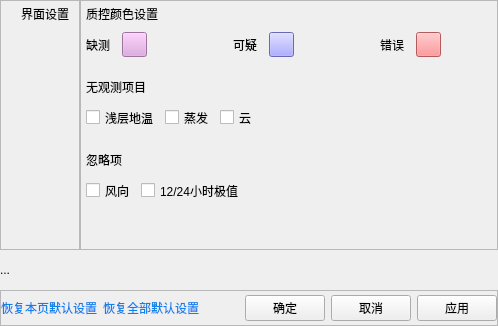
           <widget class="QWidget" name="uiSetting_page">
            <layout class="QGridLayout" name="gridLayout">
             <property name="leftMargin">
              <number>0</number>
             </property>
             <property name="topMargin">
              <number>0</number>
             </property>
             <property name="rightMargin">
              <number>0</number>
             </property>
             <property name="bottomMargin">
              <number>0</number>
             </property>
             <property name="spacing">
              <number>0</number>
             </property>
             <item row="1" column="0" colspan="2">
              <widget class="QLabel" name="ui_setting_tips">
               <property name="sizePolicy">
                <sizepolicy hsizetype="Preferred" vsizetype="Fixed">
                 <horstretch>0</horstretch>
                 <verstretch>0</verstretch>
                </sizepolicy>
               </property>
               <property name="minimumSize">
                <size>
                 <width>0</width>
                 <height>40</height>
                </size>
               </property>
               <property name="maximumSize">
                <size>
                 <width>16777215</width>
                 <height>40</height>
                </size>
               </property>
               <property name="text">
                <string>...</string>
               </property>
              </widget>
             </item>
             <item row="0" column="0">
              <widget class="QFrame" name="ui_labelFrame">
               <property name="sizePolicy">
                <sizepolicy hsizetype="Fixed" vsizetype="Expanding">
                 <horstretch>0</horstretch>
                 <verstretch>0</verstretch>
                </sizepolicy>
               </property>
               <property name="minimumSize">
                <size>
                 <width>80</width>
                 <height>0</height>
                </size>
               </property>
               <property name="maximumSize">
                <size>
                 <width>80</width>
                 <height>16777215</height>
                </size>
               </property>
               <property name="frameShape">
                <enum>QFrame::StyledPanel</enum>
               </property>
               <property name="frameShadow">
                <enum>QFrame::Raised</enum>
               </property>
               <layout class="QVBoxLayout" name="verticalLayout_8">
                <property name="spacing">
                 <number>0</number>
                </property>
                <property name="leftMargin">
                 <number>0</number>
                </property>
                <property name="topMargin">
                 <number>0</number>
                </property>
                <property name="rightMargin">
                 <number>10</number>
                </property>
                <property name="bottomMargin">
                 <number>0</number>
                </property>
                <item>
                 <widget class="QLabel" name="uiSetting_label">
                  <property name="sizePolicy">
                   <sizepolicy hsizetype="Preferred" vsizetype="Fixed">
                    <horstretch>0</horstretch>
                    <verstretch>0</verstretch>
                   </sizepolicy>
                  </property>
                  <property name="minimumSize">
                   <size>
                    <width>0</width>
                    <height>25</height>
                   </size>
                  </property>
                  <property name="text">
                   <string>界面设置</string>
                  </property>
                  <property name="alignment">
                   <set>Qt::AlignRight|Qt::AlignTrailing|Qt::AlignVCenter</set>
                  </property>
                 </widget>
                </item>
                <item>
                 <spacer name="uiSetting_labelframe_spacer">
                  <property name="orientation">
                   <enum>Qt::Vertical</enum>
                  </property>
                  <property name="sizeHint" stdset="0">
                   <size>
                    <width>20</width>
                    <height>40</height>
                   </size>
                  </property>
                 </spacer>
                </item>
               </layout>
              </widget>
             </item>
             <item row="2" column="0" colspan="2">
              <widget class="QFrame" name="uiSetting_confirmFrame">
               <property name="sizePolicy">
                <sizepolicy hsizetype="Expanding" vsizetype="Fixed">
                 <horstretch>0</horstretch>
                 <verstretch>0</verstretch>
                </sizepolicy>
               </property>
               <property name="minimumSize">
                <size>
                 <width>0</width>
                 <height>30</height>
                </size>
               </property>
               <property name="maximumSize">
                <size>
                 <width>16777215</width>
                 <height>40</height>
                </size>
               </property>
               <property name="font">
                <font>
                 <underline>false</underline>
                </font>
               </property>
               <property name="styleSheet">
                <string notr="true">QLabel{
	color:rgb(13,129,236);
}
QLabel:hover{
	color:rgb(210,129,2);
}


</string>
               </property>
               <property name="frameShape">
                <enum>QFrame::StyledPanel</enum>
               </property>
               <property name="frameShadow">
                <enum>QFrame::Raised</enum>
               </property>
               <layout class="QHBoxLayout" name="horizontalLayout_10">
                <property name="spacing">
                 <number>6</number>
                </property>
                <property name="leftMargin">
                 <number>0</number>
                </property>
                <property name="topMargin">
                 <number>4</number>
                </property>
                <property name="rightMargin">
                 <number>0</number>
                </property>
                <property name="bottomMargin">
                 <number>4</number>
                </property>
                <item>
                 <widget class="QLabel" name="uiSetting_resumePageSetting">
                  <property name="sizePolicy">
                   <sizepolicy hsizetype="Expanding" vsizetype="Expanding">
                    <horstretch>0</horstretch>
                    <verstretch>0</verstretch>
                   </sizepolicy>
                  </property>
                  <property name="font">
                   <font/>
                  </property>
                  <property name="text">
                   <string>恢复本页默认设置</string>
                  </property>
                 </widget>
                </item>
                <item>
                 <widget class="QLabel" name="uiSetting_resumeAllSetting">
                  <property name="sizePolicy">
                   <sizepolicy hsizetype="Expanding" vsizetype="Expanding">
                    <horstretch>0</horstretch>
                    <verstretch>0</verstretch>
                   </sizepolicy>
                  </property>
                  <property name="font">
                   <font>
                    <underline>false</underline>
                    <stylestrategy>PreferAntialias</stylestrategy>
                   </font>
                  </property>
                  <property name="text">
                   <string>恢复全部默认设置</string>
                  </property>
                  <property name="textFormat">
                   <enum>Qt::AutoText</enum>
                  </property>
                  <property name="scaledContents">
                   <bool>false</bool>
                  </property>
                  <property name="margin">
                   <number>0</number>
                  </property>
                 </widget>
                </item>
                <item>
                 <spacer name="uiSetting_hSpacerOf_confirmFrame">
                  <property name="orientation">
                   <enum>Qt::Horizontal</enum>
                  </property>
                  <property name="sizeHint" stdset="0">
                   <size>
                    <width>40</width>
                    <height>20</height>
                   </size>
                  </property>
                 </spacer>
                </item>
                <item>
                 <widget class="QPushButton" name="uiSetting_confirm_button">
                  <property name="sizePolicy">
                   <sizepolicy hsizetype="Fixed" vsizetype="Expanding">
                    <horstretch>0</horstretch>
                    <verstretch>0</verstretch>
                   </sizepolicy>
                  </property>
                  <property name="minimumSize">
                   <size>
                    <width>80</width>
                    <height>0</height>
                   </size>
                  </property>
                  <property name="font">
                   <font>
                    <stylestrategy>PreferAntialias</stylestrategy>
                   </font>
                  </property>
                  <property name="styleSheet">
                   <string notr="true"/>
                  </property>
                  <property name="text">
                   <string>确定</string>
                  </property>
                 </widget>
                </item>
                <item>
                 <widget class="QPushButton" name="uiSetting_cancel_button">
                  <property name="sizePolicy">
                   <sizepolicy hsizetype="Fixed" vsizetype="Expanding">
                    <horstretch>0</horstretch>
                    <verstretch>0</verstretch>
                   </sizepolicy>
                  </property>
                  <property name="minimumSize">
                   <size>
                    <width>80</width>
                    <height>0</height>
                   </size>
                  </property>
                  <property name="font">
                   <font>
                    <stylestrategy>PreferAntialias</stylestrategy>
                   </font>
                  </property>
                  <property name="text">
                   <string>取消</string>
                  </property>
                 </widget>
                </item>
                <item>
                 <widget class="QPushButton" name="uiSetting_apply_button">
                  <property name="sizePolicy">
                   <sizepolicy hsizetype="Fixed" vsizetype="Expanding">
                    <horstretch>0</horstretch>
                    <verstretch>0</verstretch>
                   </sizepolicy>
                  </property>
                  <property name="minimumSize">
                   <size>
                    <width>80</width>
                    <height>0</height>
                   </size>
                  </property>
                  <property name="font">
                   <font>
                    <stylestrategy>PreferAntialias</stylestrategy>
                   </font>
                  </property>
                  <property name="text">
                   <string>应用</string>
                  </property>
                 </widget>
                </item>
               </layout>
              </widget>
             </item>
             <item row="0" column="1">
              <widget class="QFrame" name="ui_setting_mainFrame">
               <property name="sizePolicy">
                <sizepolicy hsizetype="Preferred" vsizetype="Preferred">
                 <horstretch>0</horstretch>
                 <verstretch>0</verstretch>
                </sizepolicy>
               </property>
               <property name="styleSheet">
                <string notr="true">QLabel{
	max-width:60;
	min-width:60;
}
#missingColor_label,#suspectedColor_label,#errorColor_label{
	max-width:30;
	min-width:30;
}
#QCColor_label{
	max-width:80;
	min-width:80;
}</string>
               </property>
               <property name="frameShape">
                <enum>QFrame::StyledPanel</enum>
               </property>
               <property name="frameShadow">
                <enum>QFrame::Raised</enum>
               </property>
               <layout class="QFormLayout" name="formLayout">
                <property name="leftMargin">
                 <number>5</number>
                </property>
                <property name="topMargin">
                 <number>0</number>
                </property>
                <property name="rightMargin">
                 <number>0</number>
                </property>
                <property name="bottomMargin">
                 <number>0</number>
                </property>
                <item row="0" column="0" colspan="2">
                 <layout class="QHBoxLayout" name="station_height_label_layout_2">
                  <item>
                   <widget class="QLabel" name="QCColor_label">
                    <property name="sizePolicy">
                     <sizepolicy hsizetype="Preferred" vsizetype="Fixed">
                      <horstretch>0</horstretch>
                      <verstretch>0</verstretch>
                     </sizepolicy>
                    </property>
                    <property name="minimumSize">
                     <size>
                      <width>80</width>
                      <height>25</height>
                     </size>
                    </property>
                    <property name="maximumSize">
                     <size>
                      <width>80</width>
                      <height>25</height>
                     </size>
                    </property>
                    <property name="text">
                     <string>质控颜色设置</string>
                    </property>
                   </widget>
                  </item>
                  <item>
                   <spacer name="station_height_label_horizontalSpacer_2">
                    <property name="orientation">
                     <enum>Qt::Horizontal</enum>
                    </property>
                    <property name="sizeHint" stdset="0">
                     <size>
                      <width>40</width>
                      <height>20</height>
                     </size>
                    </property>
                   </spacer>
                  </item>
                 </layout>
                </item>
                <item row="1" column="0" colspan="2">
                 <layout class="QHBoxLayout" name="height_edit_layout_2">
                  <property name="spacing">
                   <number>6</number>
                  </property>
                  <item>
                   <widget class="QLabel" name="missingColor_label">
                    <property name="sizePolicy">
                     <sizepolicy hsizetype="Preferred" vsizetype="Fixed">
                      <horstretch>0</horstretch>
                      <verstretch>0</verstretch>
                     </sizepolicy>
                    </property>
                    <property name="minimumSize">
                     <size>
                      <width>30</width>
                      <height>25</height>
                     </size>
                    </property>
                    <property name="maximumSize">
                     <size>
                      <width>30</width>
                      <height>16777215</height>
                     </size>
                    </property>
                    <property name="text">
                     <string>缺测</string>
                    </property>
                   </widget>
                  </item>
                  <item>
                   <widget class="QPushButton" name="missingColor_btn">
                    <property name="sizePolicy">
                     <sizepolicy hsizetype="Fixed" vsizetype="Minimum">
                      <horstretch>0</horstretch>
                      <verstretch>0</verstretch>
                     </sizepolicy>
                    </property>
                    <property name="minimumSize">
                     <size>
                      <width>25</width>
                      <height>25</height>
                     </size>
                    </property>
                    <property name="maximumSize">
                     <size>
                      <width>25</width>
                      <height>25</height>
                     </size>
                    </property>
                    <property name="styleSheet">
                     <string notr="true">background-color: rgb(221,160,221);</string>
                    </property>
                    <property name="text">
                     <string/>
                    </property>
                   </widget>
                  </item>
                  <item>
                   <spacer name="horizontalSpacer_3">
                    <property name="orientation">
                     <enum>Qt::Horizontal</enum>
                    </property>
                    <property name="sizeType">
                     <enum>QSizePolicy::Fixed</enum>
                    </property>
                    <property name="sizeHint" stdset="0">
                     <size>
                      <width>80</width>
                      <height>20</height>
                     </size>
                    </property>
                   </spacer>
                  </item>
                  <item>
                   <widget class="QLabel" name="suspectedColor_label">
                    <property name="sizePolicy">
                     <sizepolicy hsizetype="Preferred" vsizetype="Fixed">
                      <horstretch>0</horstretch>
                      <verstretch>0</verstretch>
                     </sizepolicy>
                    </property>
                    <property name="minimumSize">
                     <size>
                      <width>30</width>
                      <height>25</height>
                     </size>
                    </property>
                    <property name="maximumSize">
                     <size>
                      <width>30</width>
                      <height>16777215</height>
                     </size>
                    </property>
                    <property name="text">
                     <string>可疑</string>
                    </property>
                   </widget>
                  </item>
                  <item>
                   <widget class="QPushButton" name="suspectedColor_btn">
                    <property name="sizePolicy">
                     <sizepolicy hsizetype="Fixed" vsizetype="Minimum">
                      <horstretch>0</horstretch>
                      <verstretch>0</verstretch>
                     </sizepolicy>
                    </property>
                    <property name="minimumSize">
                     <size>
                      <width>25</width>
                      <height>25</height>
                     </size>
                    </property>
                    <property name="maximumSize">
                     <size>
                      <width>25</width>
                      <height>25</height>
                     </size>
                    </property>
                    <property name="styleSheet">
                     <string notr="true">background-color: rgb(147,147,255);</string>
                    </property>
                    <property name="text">
                     <string/>
                    </property>
                   </widget>
                  </item>
                  <item>
                   <spacer name="horizontalSpacer_4">
                    <property name="orientation">
                     <enum>Qt::Horizontal</enum>
                    </property>
                    <property name="sizeType">
                     <enum>QSizePolicy::Fixed</enum>
                    </property>
                    <property name="sizeHint" stdset="0">
                     <size>
                      <width>80</width>
                      <height>20</height>
                     </size>
                    </property>
                   </spacer>
                  </item>
                  <item>
                   <widget class="QLabel" name="errorColor_label">
                    <property name="sizePolicy">
                     <sizepolicy hsizetype="Preferred" vsizetype="Fixed">
                      <horstretch>0</horstretch>
                      <verstretch>0</verstretch>
                     </sizepolicy>
                    </property>
                    <property name="minimumSize">
                     <size>
                      <width>30</width>
                      <height>25</height>
                     </size>
                    </property>
                    <property name="maximumSize">
                     <size>
                      <width>30</width>
                      <height>16777215</height>
                     </size>
                    </property>
                    <property name="text">
                     <string>错误</string>
                    </property>
                   </widget>
                  </item>
                  <item>
                   <widget class="QPushButton" name="errorColor_btn">
                    <property name="sizePolicy">
                     <sizepolicy hsizetype="Fixed" vsizetype="Minimum">
                      <horstretch>0</horstretch>
                      <verstretch>0</verstretch>
                     </sizepolicy>
                    </property>
                    <property name="minimumSize">
                     <size>
                      <width>25</width>
                      <height>25</height>
                     </size>
                    </property>
                    <property name="maximumSize">
                     <size>
                      <width>25</width>
                      <height>25</height>
                     </size>
                    </property>
                    <property name="styleSheet">
                     <string notr="true">background-color: rgb(255,124,128);</string>
                    </property>
                    <property name="text">
                     <string/>
                    </property>
                   </widget>
                  </item>
                  <item>
                   <spacer name="horizontalSpacer_2">
                    <property name="orientation">
                     <enum>Qt::Horizontal</enum>
                    </property>
                    <property name="sizeHint" stdset="0">
                     <size>
                      <width>40</width>
                      <height>20</height>
                     </size>
                    </property>
                   </spacer>
                  </item>
                 </layout>
                </item>
                <item row="3" column="0">
                 <layout class="QHBoxLayout" name="observeTimes_layout_2">
                  <item>
                   <widget class="QLabel" name="observeTimes_label_2">
                    <property name="sizePolicy">
                     <sizepolicy hsizetype="Preferred" vsizetype="Fixed">
                      <horstretch>0</horstretch>
                      <verstretch>0</verstretch>
                     </sizepolicy>
                    </property>
                    <property name="minimumSize">
                     <size>
                      <width>60</width>
                      <height>25</height>
                     </size>
                    </property>
                    <property name="maximumSize">
                     <size>
                      <width>60</width>
                      <height>25</height>
                     </size>
                    </property>
                    <property name="text">
                     <string>无观测项目</string>
                    </property>
                   </widget>
                  </item>
                  <item>
                   <spacer name="observeTimes_edit_horizontalSpacer_2">
                    <property name="orientation">
                     <enum>Qt::Horizontal</enum>
                    </property>
                    <property name="sizeHint" stdset="0">
                     <size>
                      <width>40</width>
                      <height>20</height>
                     </size>
                    </property>
                   </spacer>
                  </item>
                 </layout>
                </item>
                <item row="4" column="0">
                 <layout class="QHBoxLayout" name="sendDelay_label_layout_2">
                  <item>
                   <widget class="QCheckBox" name="shallowTemperature_cb">
                    <property name="minimumSize">
                     <size>
                      <width>0</width>
                      <height>25</height>
                     </size>
                    </property>
                    <property name="maximumSize">
                     <size>
                      <width>16777215</width>
                      <height>25</height>
                     </size>
                    </property>
                    <property name="text">
                     <string>浅层地温</string>
                    </property>
                   </widget>
                  </item>
                  <item>
                   <widget class="QCheckBox" name="e_cb">
                    <property name="minimumSize">
                     <size>
                      <width>0</width>
                      <height>25</height>
                     </size>
                    </property>
                    <property name="maximumSize">
                     <size>
                      <width>16777215</width>
                      <height>25</height>
                     </size>
                    </property>
                    <property name="text">
                     <string>蒸发</string>
                    </property>
                   </widget>
                  </item>
                  <item>
                   <widget class="QCheckBox" name="cloud_cb">
                    <property name="minimumSize">
                     <size>
                      <width>0</width>
                      <height>25</height>
                     </size>
                    </property>
                    <property name="maximumSize">
                     <size>
                      <width>16777215</width>
                      <height>25</height>
                     </size>
                    </property>
                    <property name="text">
                     <string>云</string>
                    </property>
                   </widget>
                  </item>
                  <item>
                   <spacer name="sendDelay_label_label_horizontalSpacer_2">
                    <property name="orientation">
                     <enum>Qt::Horizontal</enum>
                    </property>
                    <property name="sizeHint" stdset="0">
                     <size>
                      <width>40</width>
                      <height>20</height>
                     </size>
                    </property>
                   </spacer>
                  </item>
                 </layout>
                </item>
                <item row="6" column="0" colspan="2">
                 <layout class="QHBoxLayout" name="sendDelay_edit_layout_2">
                  <item>
                   <widget class="QLabel" name="onTime_sendDelay_label_2">
                    <property name="sizePolicy">
                     <sizepolicy hsizetype="Preferred" vsizetype="Fixed">
                      <horstretch>0</horstretch>
                      <verstretch>0</verstretch>
                     </sizepolicy>
                    </property>
                    <property name="minimumSize">
                     <size>
                      <width>60</width>
                      <height>25</height>
                     </size>
                    </property>
                    <property name="maximumSize">
                     <size>
                      <width>60</width>
                      <height>25</height>
                     </size>
                    </property>
                    <property name="text">
                     <string>忽略项</string>
                    </property>
                   </widget>
                  </item>
                  <item>
                   <spacer name="sendDelay_edit_layout_horizontalSpacer_2">
                    <property name="orientation">
                     <enum>Qt::Horizontal</enum>
                    </property>
                    <property name="sizeHint" stdset="0">
                     <size>
                      <width>40</width>
                      <height>20</height>
                     </size>
                    </property>
                   </spacer>
                  </item>
                 </layout>
                </item>
                <item row="7" column="0">
                 <layout class="QHBoxLayout" name="shiftTime_layout_2">
                  <item>
                   <widget class="QCheckBox" name="wd_cb">
                    <property name="minimumSize">
                     <size>
                      <width>0</width>
                      <height>25</height>
                     </size>
                    </property>
                    <property name="maximumSize">
                     <size>
                      <width>16777215</width>
                      <height>25</height>
                     </size>
                    </property>
                    <property name="text">
                     <string>风向</string>
                    </property>
                   </widget>
                  </item>
                  <item>
                   <widget class="QCheckBox" name="extremum12_cb">
                    <property name="minimumSize">
                     <size>
                      <width>0</width>
                      <height>25</height>
                     </size>
                    </property>
                    <property name="maximumSize">
                     <size>
                      <width>16777215</width>
                      <height>25</height>
                     </size>
                    </property>
                    <property name="text">
                     <string>12/24小时极值</string>
                    </property>
                   </widget>
                  </item>
                 </layout>
                </item>
                <item row="8" column="0">
                 <spacer name="stationSetting_verticalSpacer_2">
                  <property name="orientation">
                   <enum>Qt::Vertical</enum>
                  </property>
                  <property name="sizeHint" stdset="0">
                   <size>
                    <width>20</width>
                    <height>40</height>
                   </size>
                  </property>
                 </spacer>
                </item>
                <item row="5" column="0">
                 <spacer name="verticalSpacer">
                  <property name="orientation">
                   <enum>Qt::Vertical</enum>
                  </property>
                  <property name="sizeType">
                   <enum>QSizePolicy::Fixed</enum>
                  </property>
                  <property name="sizeHint" stdset="0">
                   <size>
                    <width>20</width>
                    <height>5</height>
                   </size>
                  </property>
                 </spacer>
                </item>
                <item row="2" column="0">
                 <spacer name="verticalSpacer_2">
                  <property name="orientation">
                   <enum>Qt::Vertical</enum>
                  </property>
                  <property name="sizeType">
                   <enum>QSizePolicy::Fixed</enum>
                  </property>
                  <property name="sizeHint" stdset="0">
                   <size>
                    <width>20</width>
                    <height>5</height>
                   </size>
                  </property>
                 </spacer>
                </item>
               </layout>
              </widget>
             </item>
            </layout>
           </widget>
